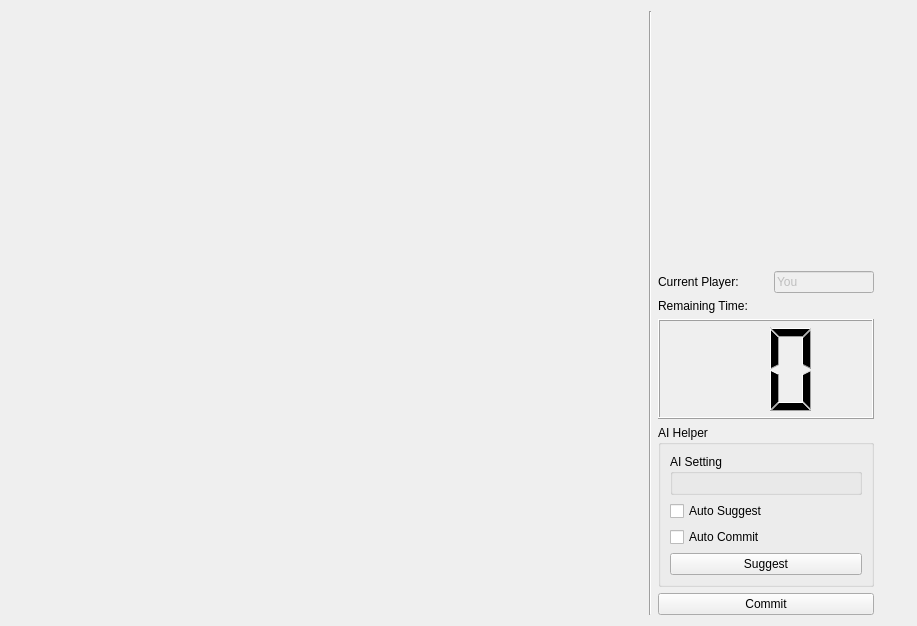
<?xml version="1.0" encoding="UTF-8"?>
<ui version="4.0">
 <class>SurakartaSessionWindow</class>
 <widget class="QWidget" name="SurakartaSessionWindow">
  <property name="geometry">
   <rect>
    <x>0</x>
    <y>0</y>
    <width>917</width>
    <height>626</height>
   </rect>
  </property>
  <property name="minimumSize">
   <size>
    <width>500</width>
    <height>300</height>
   </size>
  </property>
  <property name="maximumSize">
   <size>
    <width>3000</width>
    <height>3000</height>
   </size>
  </property>
  <property name="windowTitle">
   <string>Form</string>
  </property>
  <layout class="QHBoxLayout" name="horizontalLayout_2">
   <item>
    <spacer name="horizontalSpacer">
     <property name="orientation">
      <enum>Qt::Orientation::Horizontal</enum>
     </property>
     <property name="sizeHint" stdset="0">
      <size>
       <width>40</width>
       <height>20</height>
      </size>
     </property>
    </spacer>
   </item>
   <item>
    <layout class="QVBoxLayout" name="verticalLayout_2">
     <item>
      <spacer name="verticalSpacer_2">
       <property name="orientation">
        <enum>Qt::Orientation::Vertical</enum>
       </property>
       <property name="sizeHint" stdset="0">
        <size>
         <width>0</width>
         <height>5</height>
        </size>
       </property>
      </spacer>
     </item>
     <item>
      <widget class="SurakartaBoardWidget" name="surakarta_board" native="true">
       <property name="sizePolicy">
        <sizepolicy hsizetype="Preferred" vsizetype="Preferred">
         <horstretch>0</horstretch>
         <verstretch>0</verstretch>
        </sizepolicy>
       </property>
       <property name="minimumSize">
        <size>
         <width>600</width>
         <height>600</height>
        </size>
       </property>
       <property name="maximumSize">
        <size>
         <width>800</width>
         <height>800</height>
        </size>
       </property>
      </widget>
     </item>
    </layout>
   </item>
   <item>
    <widget class="Line" name="line">
     <property name="orientation">
      <enum>Qt::Orientation::Vertical</enum>
     </property>
    </widget>
   </item>
   <item>
    <layout class="QVBoxLayout" name="verticalLayout" stretch="10,0,0,0,0,0">
     <item>
      <spacer name="verticalSpacer">
       <property name="orientation">
        <enum>Qt::Orientation::Vertical</enum>
       </property>
       <property name="sizeHint" stdset="0">
        <size>
         <width>20</width>
         <height>100</height>
        </size>
       </property>
      </spacer>
     </item>
     <item>
      <layout class="QHBoxLayout" name="horizontalLayout">
       <item>
        <widget class="QLabel" name="label">
         <property name="sizePolicy">
          <sizepolicy hsizetype="Preferred" vsizetype="Fixed">
           <horstretch>0</horstretch>
           <verstretch>0</verstretch>
          </sizepolicy>
         </property>
         <property name="minimumSize">
          <size>
           <width>110</width>
           <height>0</height>
          </size>
         </property>
         <property name="text">
          <string>Current Player:</string>
         </property>
        </widget>
       </item>
       <item>
        <widget class="QLineEdit" name="currentEdit">
         <property name="enabled">
          <bool>false</bool>
         </property>
         <property name="minimumSize">
          <size>
           <width>100</width>
           <height>0</height>
          </size>
         </property>
         <property name="text">
          <string>You</string>
         </property>
        </widget>
       </item>
      </layout>
     </item>
     <item>
      <widget class="QLabel" name="label_2">
       <property name="text">
        <string>Remaining Time:</string>
       </property>
      </widget>
     </item>
     <item>
      <widget class="QLCDNumber" name="remaining_time">
       <property name="minimumSize">
        <size>
         <width>0</width>
         <height>100</height>
        </size>
       </property>
       <property name="smallDecimalPoint">
        <bool>false</bool>
       </property>
       <property name="digitCount">
        <number>2</number>
       </property>
      </widget>
     </item>
     <item>
      <widget class="QGroupBox" name="groupBox">
       <property name="title">
        <string>AI Helper</string>
       </property>
       <layout class="QVBoxLayout" name="verticalLayout_3">
        <item>
         <widget class="QGroupBox" name="groupBox_2">
          <property name="title">
           <string>AI Setting</string>
          </property>
          <layout class="QVBoxLayout" name="verticalLayout_4">
           <item>
            <widget class="SurakartaAgentSettingWidget" name="ai_helper_setting" native="true"/>
           </item>
          </layout>
         </widget>
        </item>
        <item>
         <widget class="QCheckBox" name="ai_auto_suggest">
          <property name="text">
           <string>Auto Suggest</string>
          </property>
         </widget>
        </item>
        <item>
         <widget class="QCheckBox" name="ai_auto_commit">
          <property name="text">
           <string>Auto Commit</string>
          </property>
         </widget>
        </item>
        <item>
         <widget class="QPushButton" name="ai_suggest_button">
          <property name="text">
           <string>Suggest</string>
          </property>
         </widget>
        </item>
       </layout>
      </widget>
     </item>
     <item>
      <widget class="QPushButton" name="commitButton">
       <property name="text">
        <string>Commit</string>
       </property>
      </widget>
     </item>
    </layout>
   </item>
   <item>
    <spacer name="horizontalSpacer_2">
     <property name="orientation">
      <enum>Qt::Orientation::Horizontal</enum>
     </property>
     <property name="sizeHint" stdset="0">
      <size>
       <width>40</width>
       <height>20</height>
      </size>
     </property>
    </spacer>
   </item>
  </layout>
 </widget>
 <customwidgets>
  <customwidget>
   <class>SurakartaBoardWidget</class>
   <extends>QWidget</extends>
   <header>surakarta_board_widget.h</header>
   <container>1</container>
  </customwidget>
  <customwidget>
   <class>SurakartaAgentSettingWidget</class>
   <extends>QWidget</extends>
   <header>surakarta_agent_setting_widget.h</header>
   <container>1</container>
  </customwidget>
 </customwidgets>
 <resources/>
 <connections/>
</ui>
